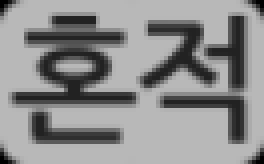
#> input picture img/img_consoldation.png, 66 x 41 px (shown 4 times larger)
$ python -i MakeCrop.py   (imports and definitions only)
#> lines starting #> are read from the running program, lines starting #| are printed output that depends on the picture
#> further down, picture is the input picture: shape (41, 66); min 0, max 184, mean 141
### DailyReport/cv2mod.py
import cv2
import numpy as np


def get_thr_img(src, thr, invert=False):
    if invert:
        result = cv2.threshold(src, thr, 255, cv2.THRESH_BINARY_INV)[1]
    else:
        result = cv2.threshold(src, thr, 255, cv2.THRESH_BINARY)[1]

    return result


# [31 lines left out: functions get_xor_img, get_dilate_img, get_morph_img, not called in this run]


def get_contours(src, retr="external"):
    if retr == "external":
        result = cv2.findContours(src, cv2.RETR_EXTERNAL, cv2.CHAIN_APPROX_SIMPLE)[0]
    elif retr == "list":
        result = cv2.findContours(src, cv2.RETR_LIST, cv2.CHAIN_APPROX_SIMPLE)[0]
    elif retr == "ccomp":
        result = cv2.findContours(src, cv2.RETR_CCOMP, cv2.CHAIN_APPROX_SIMPLE)[0]

    return result


# [21 lines left out: functions get_crops, del_area, not called in this run]
    # result = src
    # return result

### DailyReport/MakeCrop.py
import cv2
import numpy as np
import cv2mod


# [227 lines left out: functions make_crops, freight_crops_func, consignor_crops_func, payment_crops_func, get_del_icon, get_del_phone_and_a and 6 more, not called in this run]


# 하차지 아이콘 가져오기
def get_unload_location_icons():
    result = [cv2.imread('/img/img_sign.png',
                         cv2.IMREAD_GRAYSCALE),
              cv2.imread('/img/img_arrive_monday.png',
                         cv2.IMREAD_GRAYSCALE),
              cv2.imread('/img/img_arrive_today.png',
                         cv2.IMREAD_GRAYSCALE),
              cv2.imread('/img/img_arrive_tomorrow.png',
                         cv2.IMREAD_GRAYSCALE),
              cv2.imread('/img/img_fork_lift.png',
                         cv2.IMREAD_GRAYSCALE),
              cv2.imread('/img/img_handwork.png',
                         cv2.IMREAD_GRAYSCALE)]
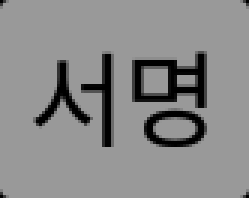
#> input picture img/img_sign.png, 83 x 66 px, found by its file name (shown 3 times larger)

    return result


# 화물 서브 정보
# [34 lines left out: function get_freight_sub_info, not called in this run]


# 하차지 서브 정보
def get_unload_location_sub_info(src):
    img_name = ['사인', '월착', '당착', '내착', '지', '수']
    icons = get_unload_location_icons()
#> icons = 6 items

    thr = cv2mod.get_thr_img(src, 190, invert=True)
#> in get_thr_img, `result = cv2.threshold(src, thr, 255, cv2.THRESH_BINARY_INV)[1]`: result: shape (41, 66); every value is 255
    contours = cv2mod.get_contours(thr)
#> in get_contours, `result = cv2.findContours(src, cv2.RETR_EXTERNAL, cv2.CHAIN_APPROX_SIM..`: result = [[[0, 0], [0, 40], [65, 40], [65, 0]]]
#> contours = [[[0, 0], [0, 40], [65, 40], [65, 0]]]
    sub_info_list = []

    for cnt in contours:
        if cv2.contourArea(cnt) > 500:
            x, y, w, h = cv2.boundingRect(cnt)
            crop = src[y:y + h, x:x + w].copy()
            j = 0
            for icon in icons:
                icon_width, icon_height = icon.shape
                resize_crop = cv2.resize(crop, dsize=(icon_height, icon_width))
                img_add = cv2.bitwise_or(resize_crop, icon)

                if int(np.mean(img_add)) > 240:
                    sub_info_list.append(img_name[j])
                    cv2.rectangle(src, (x, y), (x + w, y + h), 255, cv2.FILLED)
                j += 1
#> this loop made 1 pass
#> (cnt, x, y, w, h) on pass 1: ([[0, 0], [0, 40], [65, 40], [65, 0]], 0, 0, 66, 41)
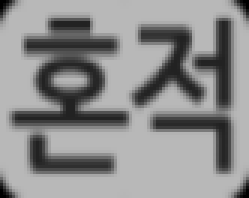
#> resize_crop: shape (66, 83) (shown 3 times larger); min 0, max 184, mean 140.9
#> after the loop, sub_info_list = []

    ret1 = None
    ret2 = None

    for sub_info in sub_info_list:
        if sub_info == '당착' or sub_info == '내착' or sub_info == '월착':
            ret1 = sub_info
        elif sub_info == '지' or sub_info == '수':
            ret2 = sub_info

    return ret1, ret2


# 상차지 서브 정보
# [34 lines left out: function get_load_location_sub_info, not called in this run]


# [18 lines not run here, left out]

>>> import cv2
>>> picture = cv2.imread('../img/img_consoldation.png', cv2.IMREAD_GRAYSCALE)
#> (the run stopped early here; a loop or call above may not have finished)
